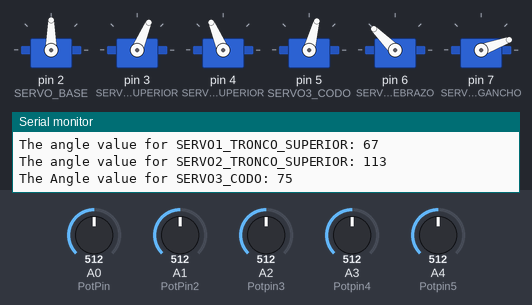
Bench run of a sketch on a simulated Arduino Uno, built with avr-gcc and run on an emulated ATmega328P. Shown: 6 × servo, the last lines printed to the serial monitor. The inputs (shaded band) are chosen by the test bench; at power-on: A0 (PotPin) = 512, A1 (PotPin2) = 512, A2 (Potpin3) = 512, A3 (Potpin4) = 512, A4 (Potpin5) = 512.

Above: at 1.2 s.
1.3 s: A0 (PotPin) set to 557
At 2.1 s:
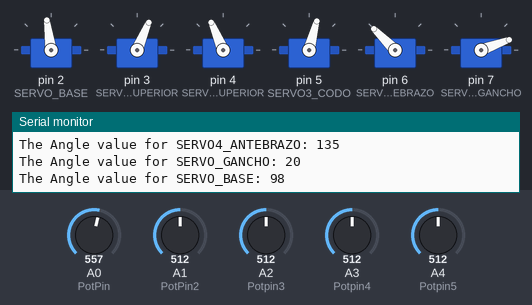
4.3 s: A0 (PotPin) set to 577
At 4.9 s:
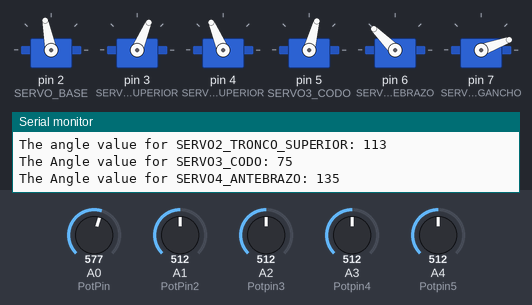
5.9 s: A1 (PotPin2) set to 602
At 7.1 s:
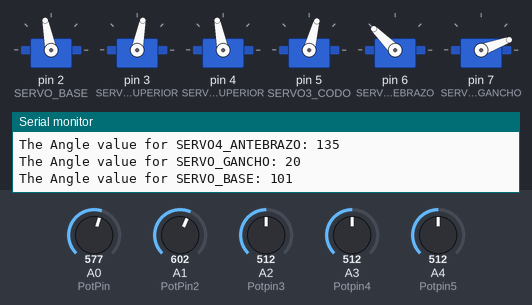
8.9 s: A1 (PotPin2) set to 625
At 10.1 s:
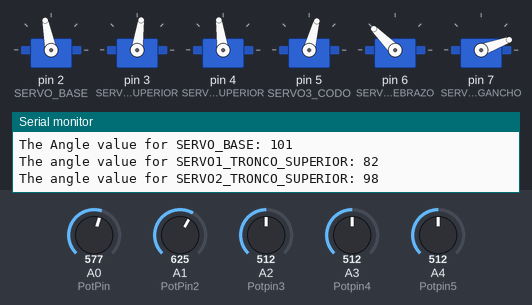
10.4 s: A2 (Potpin3) set to 252
At 11.7 s:
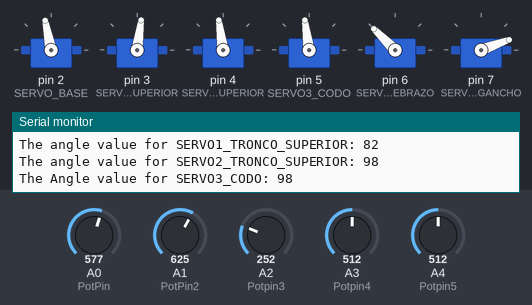
12.0 s: A2 (Potpin3) set to 225
At 13.2 s:
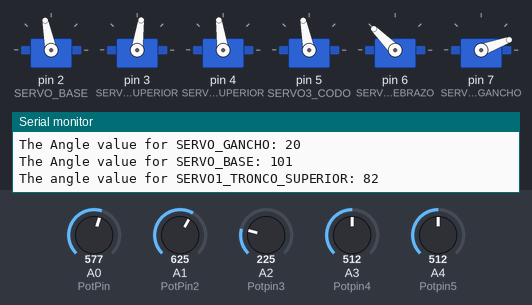
Timing chart, 0 to 14.6 s (numbered marks = the images above; inputs shaded):
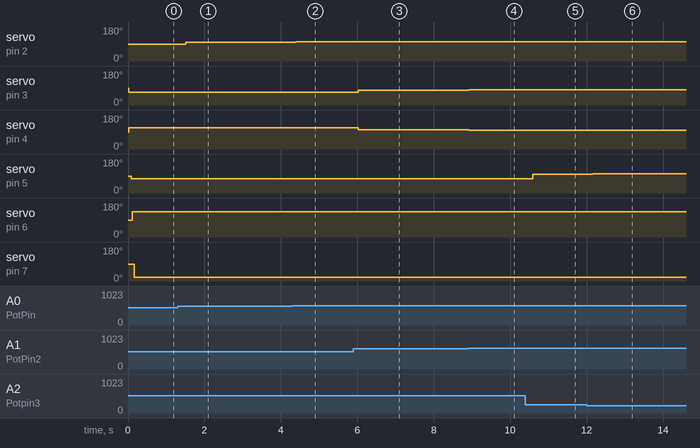

Measured:
- after the input at 1.3 s, servo on pin 2 (SERVO_BASE): 90° → 98° after 0.21 s
- after the input at 4.3 s, servo on pin 2 (SERVO_BASE): 98° → 101° after 0.09 s
- after the input at 5.9 s, servo on pin 3 (SERVO1_TRONCO_SUPERIOR): 67° → 79° after 0.12 s; servo on pin 4 (SERVO2_TRONCO_SUPERIOR): 113° → 101° after 0.12 s
- after the input at 8.9 s, servo on pin 3 (SERVO1_TRONCO_SUPERIOR): 79° → 82° at once; servo on pin 4 (SERVO2_TRONCO_SUPERIOR): 101° → 98° at once
- after the input at 10.4 s, servo on pin 5 (SERVO3_CODO): 75° → 98° after 0.19 s
- after the input at 12.0 s, servo on pin 5 (SERVO3_CODO): 98° → 101° after 0.16 s

The sketch:

Skect_servos_Shield.ino
```cpp
#include <Servo.h>


/*
  The code is structure by:
  1. Initialization or set the pins of the potentiometers (PotPin$)
  2. Read the values of the potentiometers in each variable (potValue$)
  3. Map the values to the range of the servo motors (angulo_servo$)
*/

int PotPin = A0;
int PotValue;
int angulo;

int PotPin2 = A1;
int potValue2;
int angulo_Servo1;
int angulo_Servo2;

int Potpin3 = A2;
int PotValue3;
int angulo_Servo3;

int Potpin4 = A3;
int PotValue4;
int angulo_Servo4;

int Potpin5 = A4;
int PotValue5;
int angulo_Servo5;


// Set the variables of each part of the robot arm
Servo SERVO_BASE;

Servo SERVO1_TRONCO_SUPERIOR;
Servo SERVO2_TRONCO_SUPERIOR;

Servo SERVO3_CODO;

Servo SERVO4_ANTEBRAZO;

Servo SERVO_GANCHO;


void setup() {

  // Asign each potentiometer as INPUT
  pinMode(PotPin, INPUT);
  pinMode(PotPin2, INPUT);
  pinMode(Potpin3, INPUT);
  pinMode(Potpin4, INPUT);
  pinMode(Potpin5, INPUT);


  // Each section of the arm is related with a specific PIN
  // Of the module Sensor Shield V.5 Arduino
  SERVO_BASE.attach(2);
  SERVO1_TRONCO_SUPERIOR.attach(3);
  SERVO2_TRONCO_SUPERIOR.attach(4);

  SERVO3_CODO.attach(5);

  SERVO4_ANTEBRAZO.attach(6);

  SERVO_GANCHO.attach(7);

  Serial.begin(9600);
}

void loop() {

  // SERVO_BASE the first servo of the robot arm
  PotValue = analogRead(PotPin);
  angulo = map(PotValue, 0, 1023, 0, 180);
  SERVO_BASE.write(angulo);

  Serial.print("The Angle value for SERVO_BASE: ");
  Serial.println(angulo);

  delay(15);


  // SERVO1_TRONCO_SUPERIOR and SERVO2_TRONCO_SUPERIOR
  // the medium servos who manages the firsts movements of the arm
  potValue2 = analogRead(PotPin2);
  angulo_Servo1 = map(potValue2, 0, 1023, 0, 135);
  angulo_Servo2 = map(potValue2, 0, 1023, 180, 45);


  SERVO1_TRONCO_SUPERIOR.write(angulo_Servo1);
  SERVO2_TRONCO_SUPERIOR.write(angulo_Servo2);

  Serial.print("The angle value for SERVO1_TRONCO_SUPERIOR: ");
  Serial.println(angulo_Servo1);

  Serial.print("The angle value for SERVO2_TRONCO_SUPERIOR: ");
  Serial.println(angulo_Servo2);

  delay(15);


  // SERVO3_CODO the fourth servo of the robot arm
  PotValue3 = analogRead(Potpin3);
  angulo_Servo3 = map(PotValue3, 0, 1023, 120, 30);
  SERVO3_CODO.write(angulo_Servo3);

  Serial.print("The Angle value for SERVO3_CODO: ");
  Serial.println(angulo_Servo3);


  // SERVO4_ANTEBRAZO the fifth servo of the robot arm
  PotValue4 = analogRead(Potpin4);
  angulo_Servo4 = map(PotValue4, 0, 1023, 90, 180);
  SERVO4_ANTEBRAZO.write(angulo_Servo4);

  Serial.print("The Angle value for SERVO4_ANTEBRAZO: ");
  Serial.println(angulo_Servo4);

  delay(15);

  // SERVO_GANCHO the sixth servo of the robot arm
  PotValue5 = analogRead(Potpin5);
  angulo_Servo5 = map(PotValue5, 0, 1023, 0, 40);
  SERVO_GANCHO.write(angulo_Servo5);

  Serial.print("The Angle value for SERVO_GANCHO: ");
  Serial.println(angulo_Servo5);

  Serial.print("\n");
}
```
